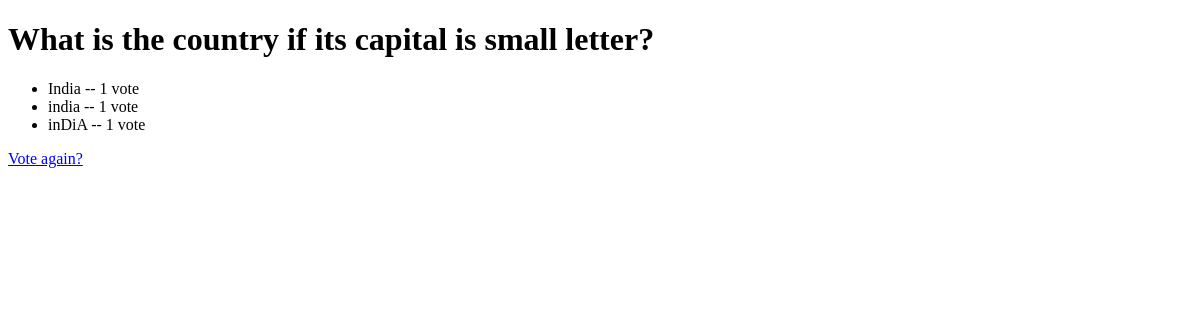
The page /polls/3/results/ on the database as committed earlier.
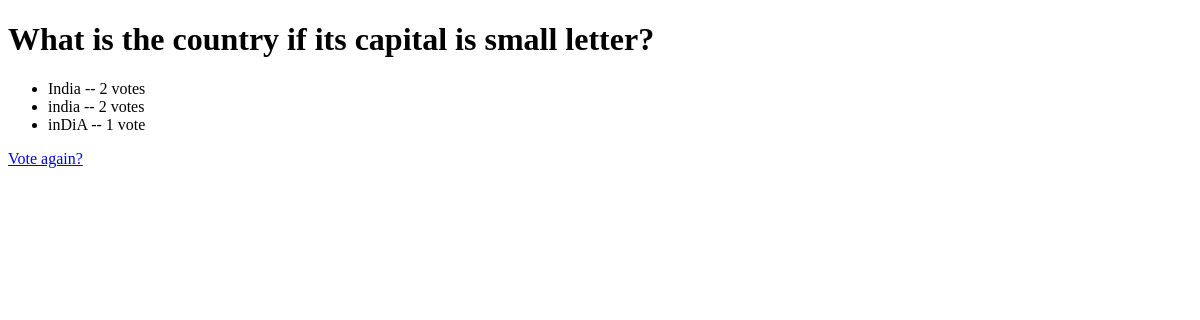
The same page on the database as committed later.
### polls/models.py (models this page shows, shortened)
class Choice(models.Model):
	question = models.ForeignKey(Question, on_delete = models.CASCADE)
	choice_text = models.CharField(max_length=10)
	votes = models.IntegerField(default=0)

### polls/views.py (the view)
# urls.py: path('<int:pk>/results/', views.ResultView.as_view(), name='results'),
class ResultView(generic.DetailView):
	model = Question
	template_name = 'polls/results.html'

### polls/models.py (called while the page is built)
	def __str__(self):
		return self.question_text

### polls/templates/polls/results.html (shortened to what this page needs)
<!DOCTYPE html>
<html>
<head>
</head>
<body>
<h1>{{ question.question_text }}</h1>
<ul>
{% for choice in question.choice_set.all %}
	<li>{{ choice.choice_text }} -- {{ choice.votes }} vote{{choice.votes|pluralize }}
	</li>
{% endfor %}
</ul>
<a href="{% url 'polls:vote' question.id %}">Vote again?</a>
</body>
</html>

Rows that differ between the two databases and show on the page:
changed Choice "India": votes "1" → "2"
changed Choice "india": votes "1" → "2"
